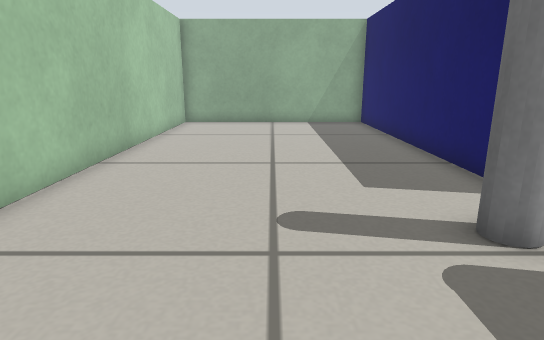
View 1 (above)

12 first-person views from a walk through a Gazebo world. The camera is 0.41 m above the floor, tilts 14° down and sees 75° across. The floor is counted in squares, 0.2 m on a side. Each view is taken from the middle of a square. On the plan, view 1 faces up. The plan holds only what a view shows up to about 19 squares ahead; the rest is blank.

View 2
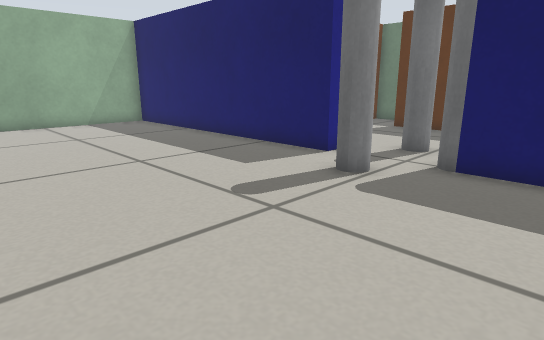

View 3
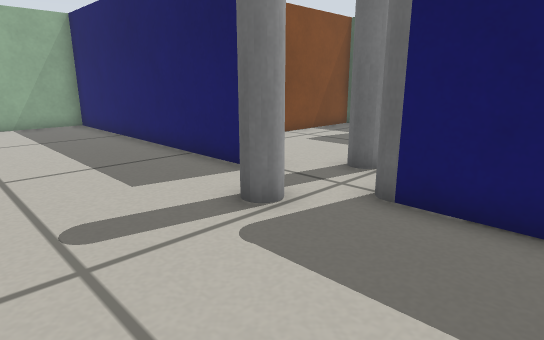

View 4
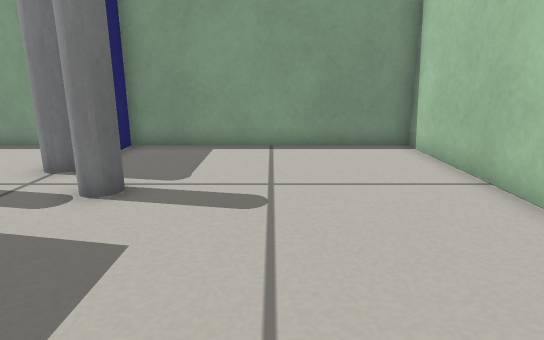

View 5
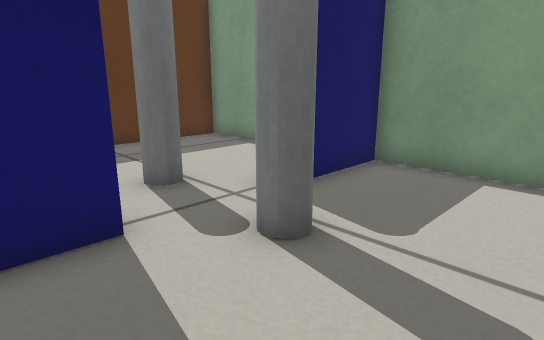

View 6
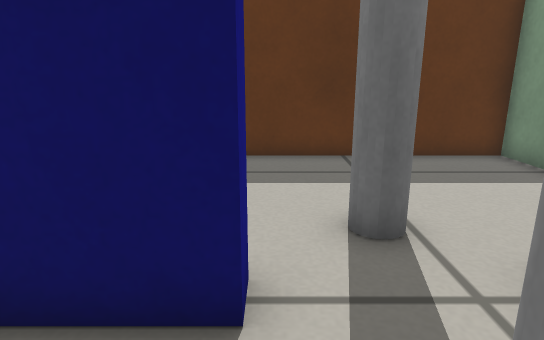

View 7
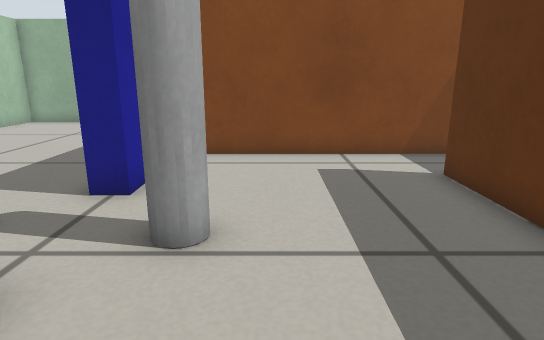

View 8
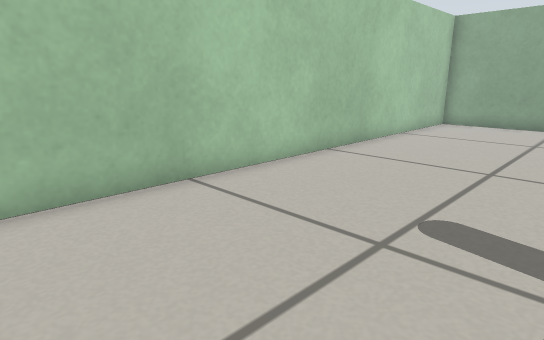

View 9
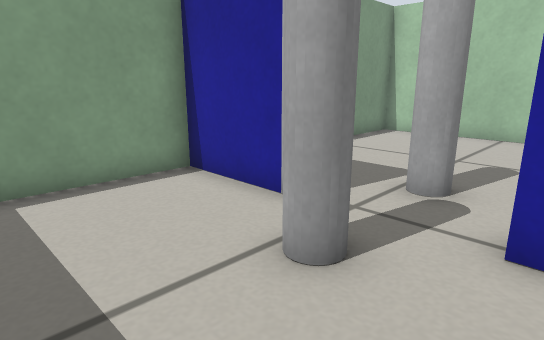

View 10
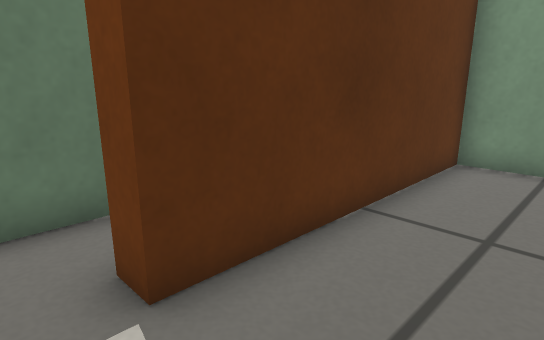

View 11
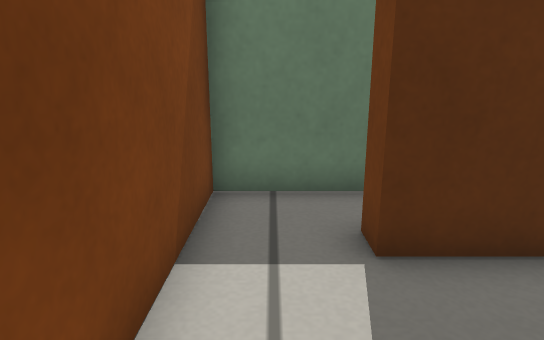

View 12
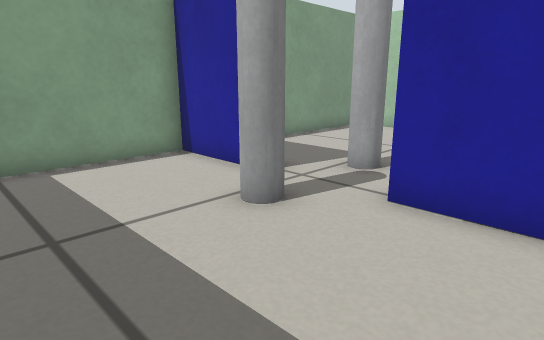

### Floor plan
Points are (right, up) in squares from view 1. A wall is a line through its corners. A room is listed if a view was taken in it or the views show most of it. See-through windows are left out.
Room 1 (views 1, 2, 3, 4, 5, 6, 8)
walls: (5.4, 6.2) (4.6, 6.2) (4.6, 18.5) (-4.5, 18.5) (-4.5, -0.5) (4.6, -0.5) (4.6, 2.5)
ways out: opening at (5, 4.5) to room 2
objects: pillar (3, 4) to (3, 5); pillar (5, 3)
Room 2 (view 7)
walls: (5.4, 2.6) (5.4, -0.5) (11.9, -0.5) (11.9, 6.5)
ways out: opening at (5, 4.5) to room 1; opening at (8.5, 7) to room 3
objects: pillar (7, 4) to (7, 5)
Room 3 (views 9, 10, 11, 12)
walls: (11.9, 6.5) (11.9, 7.7) (12.6, 7.7); (5.4, 8.5) (5.4, 6.2); (12.5, 10.1) (6, 10.1)
ways out: opening at (8.5, 7) to room 2; opening at (12, 8.5)

Positions as (right, up) in squares from view 1, and headings:
1: (0, 0), facing up
2: (-4, 0), facing up-right
3: (-1, 0), facing up-right
4: (0, 11), facing down
5: (0, 8), facing down-right
6: (2, 6), facing right
7: (8, 0), facing up
8: (2, 0), facing up-left
9: (10, 7), facing down-left
10: (9, 9), facing down-right
11: (8, 9), facing right
12: (11, 9), facing down-left
